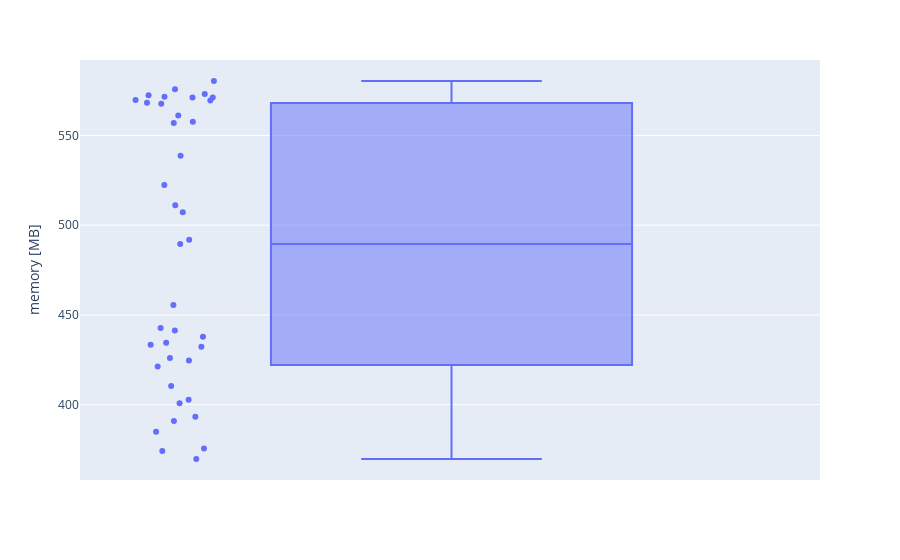

Source (notebook cell):
### Code cell
px.box(master_df, y="mem", points="all", labels={"mem": "memory [MB]"})

### Figure 1 — Plotly figure (JSON) as saved in the notebook; plotly's stock layout.template omitted (floating-point values rounded to 4 significant figures)
{"data": [{"alignmentgroup": "True", "boxpoints": "all", "hovertemplate": "memory [MB]=%{y}<extra></extra>", "legendgroup": "", "marker": {"color": "#636efa"}, "name": "", "notched": false, "offsetgroup": "", "orientation": "v", "showlegend": false, "type": "box", "x0": " ", "xaxis": "x", "y": [369.7, 374.1, 375.6, 384.9, 390.9, 402.7, 393.3, 400.8, 410.4, 421.2, 434.4, 437.9, 441.3, 432.3, 426.0, 424.5, 433.4, 442.8, 455.5, 489.6, 491.9, 507.1, 511.1, 522.4, 538.6, 556.9, 569.8, 567.6, 571.6, 572.4, 569.5, 571.2, 571.1, 580.3, 573.1, 575.8, 568.3, 561.1, 557.7], "y0": " ", "yaxis": "y"}], "layout": {"boxmode": "group", "legend": {"tracegroupgap": 0}, "margin": {"t": 60}, "xaxis": {"anchor": "y", "domain": [0, 1]}, "yaxis": {"anchor": "x", "domain": [0, 1], "title": {"text": "memory [MB]"}}}}
